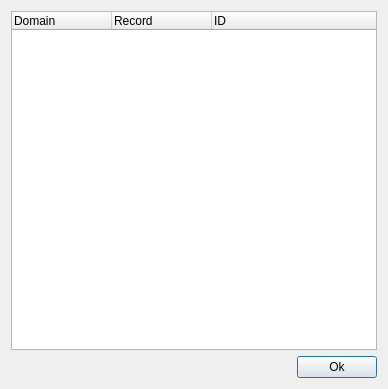
<?xml version="1.0" encoding="UTF-8"?>
<ui version="4.0">
 <class>DomainList</class>
 <widget class="QDialog" name="DomainList">
  <property name="windowModality">
   <enum>Qt::WindowModal</enum>
  </property>
  <property name="geometry">
   <rect>
    <x>0</x>
    <y>0</y>
    <width>388</width>
    <height>389</height>
   </rect>
  </property>
  <property name="windowTitle">
   <string>Domain List</string>
  </property>
  <property name="windowIcon">
   <iconset resource="resource.qrc">
    <normaloff>:/updater/icon128px.png</normaloff>:/updater/icon128px.png</iconset>
  </property>
  <layout class="QVBoxLayout" name="verticalLayout_2">
   <item>
    <layout class="QGridLayout" name="gridLayout">
     <item row="1" column="1">
      <widget class="QPushButton" name="ok">
       <property name="text">
        <string>Ok</string>
       </property>
      </widget>
     </item>
     <item row="1" column="0">
      <spacer name="horizontalSpacer">
       <property name="orientation">
        <enum>Qt::Horizontal</enum>
       </property>
       <property name="sizeHint" stdset="0">
        <size>
         <width>40</width>
         <height>20</height>
        </size>
       </property>
      </spacer>
     </item>
     <item row="0" column="0" colspan="2">
      <widget class="QTreeWidget" name="Domains">
       <column>
        <property name="text">
         <string>Domain</string>
        </property>
       </column>
       <column>
        <property name="text">
         <string>Record</string>
        </property>
       </column>
       <column>
        <property name="text">
         <string>ID</string>
        </property>
       </column>
      </widget>
     </item>
    </layout>
   </item>
  </layout>
 </widget>
 <resources>
  <include location="resource.qrc"/>
 </resources>
 <connections/>
</ui>
